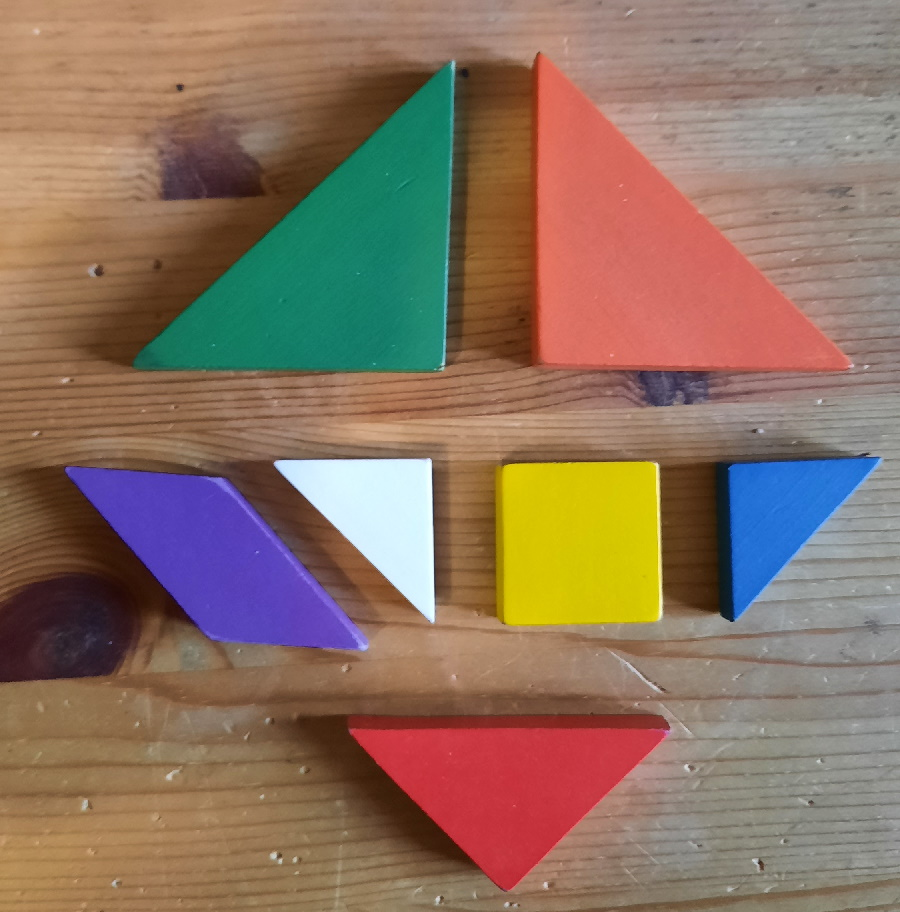
#> input picture vision_3/Project_Blokjes/gekleurde_blokjes.jpg, 900 x 912 px
$ python Kleuren_Herkenen_Contouren.py
#> lines starting #> are read from the running program, lines starting #| are printed output that depends on the picture; after the words box and inside, x2 and y2 are one past the last pixel; in counts of white or black regions, pixels touching at a corner belong together
#%% Detectie blauw
import cv2
import numpy as np

# Load the image
img = cv2.imread('gekleurde_blokjes.jpg')
#> img is the input picture: shape (912, 900, 3); mean B, G, R 96.4, 114.2, 139.9
# Convert the image to the HSV color space
hsv = cv2.cvtColor(img, cv2.COLOR_BGR2HSV)
#> hsv: shape (912, 900, 3); mean H, S, V 35.5, 116.1, 153.2

lower_color_Wit = np.array([0, 0, 250])
upper_color_Wit = np.array([101, 56, 255])


# Define the range of colors to detect
lower_color_blue = np.array([100, 0, 0])
upper_color_blue = np.array([109, 217, 255])

# Create a mask that only includes pixels within the defined color range
mask_blauw = cv2.inRange(hsv, lower_color_blue, upper_color_blue)
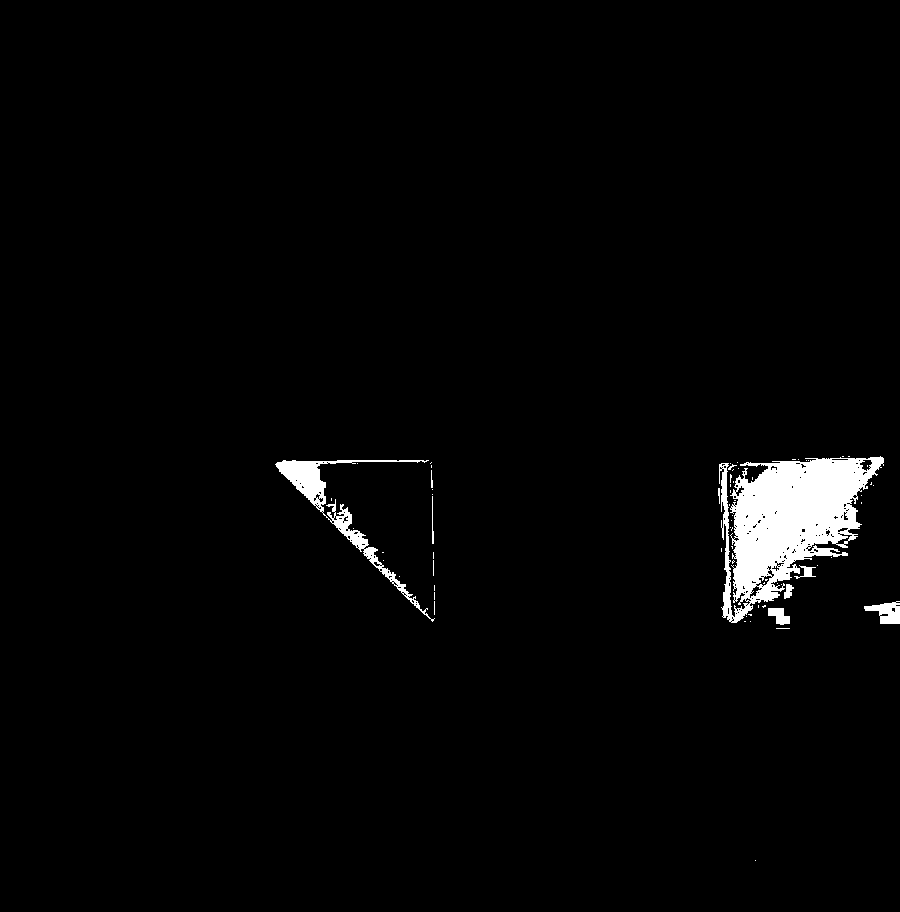
#> mask_blauw: shape (912, 900); 2.2% white; 68 white regions (59 under 20 px), largest, box (x1, y1, x2, y2) and area: (719, 456, 884, 623) 14306, (275, 460, 435, 622) 2764, (864, 601, 900, 624) 487
mask_Wit = cv2.inRange(hsv,lower_color_Wit,upper_color_Wit)
#> mask_Wit: shape (912, 900); 1.5% white; 13 white regions (11 under 20 px)

# Apply the mask to the original image
res_blauw = cv2.bitwise_and(img, img, mask=mask_blauw)
res_Wit = cv2.bitwise_and(img, img, mask=mask_Wit)

# Find the contours of the colored shapes in the image
contours_blauw, _ = cv2.findContours(mask_blauw, cv2.RETR_TREE, cv2.CHAIN_APPROX_NONE)
#> contours_blauw = 278 contours, 257 with area under 20; largest, box (x1, y1, x2, y2) and area: (719, 456, 884, 623) 14236, (275, 460, 435, 622) 2485, (864, 601, 900, 624) 451, (768, 608, 790, 625) 208, (859, 459, 873, 472) 100
contours_Wit, _ = cv2.findContours(mask_Wit, cv2.RETR_TREE, cv2.CHAIN_APPROX_NONE)
#> contours_Wit = 46 contours, 42 with area under 20; largest, box (x1, y1, x2, y2) and area: (298, 460, 434, 621) 11854, (292, 463, 304, 478) 44, (358, 544, 366, 550) 22, (363, 549, 370, 556) 21

# Draw the contours onto the original image
cv2.drawContours(img, contours_blauw, -1, (0, 255, 0), 2)
cv2.drawContours(img, contours_Wit, -1, (0, 255, 0), 2)


# Show the image
#cv2.imshow('mask_blauw', mask_blauw)
cv2.imshow('mask_wit', mask_Wit)
cv2.imshow('Image', img)
cv2.waitKey(0)
cv2.destroyAllWindows()

#%%

import cv2
import numpy as np


rgb_blauw_laag = np.uint8([[[190,101,28 ]]])
rgb_blauw_Hoog = np.uint8([[[255,115,38 ]]])

rgb_Wit_laag = np.uint8([[[250,230,195 ]]])
rgb_Wit_Hoog = np.uint8([[[255,255,255 ]]])

hsv_blauw_laag = cv2.cvtColor(rgb_blauw_laag,cv2.COLOR_BGR2HSV)
hsv_blauw_Hoog = cv2.cvtColor(rgb_blauw_Hoog,cv2.COLOR_BGR2HSV)

hsv_Wit_laag = cv2.cvtColor(rgb_Wit_laag,cv2.COLOR_BGR2HSV)
hsv_Wit_Hoog = cv2.cvtColor(rgb_Wit_Hoog,cv2.COLOR_BGR2HSV)

print(hsv_blauw_laag)
print(hsv_blauw_Hoog)

print(hsv_Wit_laag)
print(hsv_Wit_Hoog)


#%%
import cv2
import numpy as np

# Load the image
img = cv2.imread('gekleurde_blokjes.jpg')

# Convert the image to the HSV color space
hsv = cv2.cvtColor(img, cv2.COLOR_BGR2HSV)

# Define the range of colors to detect
lower_blue = np.array([100, 50, 50])
upper_blue = np.array([140, 255, 255])

# Create a mask that only includes pixels within the defined color range
mask = cv2.inRange(hsv, lower_blue, upper_blue)
#> mask: shape (912, 900); 5.3% white; 11 white regions (6 under 20 px)

# Apply the mask to the original image
res = cv2.bitwise_and(img, img, mask=mask)

# Find the contours of the colored shapes in the image
contours, _ = cv2.findContours(mask, cv2.RETR_TREE, cv2.CHAIN_APPROX_NONE)
#> contours = 25 contours, 20 with area under 20; largest, box (x1, y1, x2, y2) and area: (65, 466, 369, 651) 27589, (726, 454, 883, 622) 13420, (640, 373, 706, 406) 1309, (275, 460, 303, 488) 313, (86, 632, 100, 645) 94

# Draw the contours onto the original image
cv2.drawContours(img, contours, -1, (0, 255, 0), 2)
#> img: shape (912, 900, 3); 0.73% of pixels changed, all inside (x1, y1, x2, y2) = (64, 372, 884, 652)

# Show the image
cv2.imshow('Image', img)
cv2.waitKey(0)
cv2.destroyAllWindows()

# %%
import cv2
import numpy as np

# Load the image
img = cv2.imread('gekleurde_blokjes.jpg')

# Convert the image to the HSV color space
hsv = cv2.cvtColor(img, cv2.COLOR_BGR2HSV)

# Define the range of colors to detect
lower_purple = np.array([160, 50, 50])
upper_purple = np.array([190, 255, 255])

# Create a mask that only includes pixels within the defined color range
mask = cv2.inRange(hsv, lower_purple, upper_purple)
#> mask: shape (912, 900); 4.7% white; 130 white regions (122 under 20 px)

# Apply the mask to the original image
res = cv2.bitwise_and(img, img, mask=mask)

# Find the contours of the colored shapes in the image
contours, _ = cv2.findContours(mask, cv2.RETR_TREE, cv2.CHAIN_APPROX_NONE)
#> contours = 159 contours, 148 with area under 20; largest, box (x1, y1, x2, y2) and area: (349, 726, 671, 891) 26658, (0, 576, 80, 681) 4916, (163, 142, 242, 200) 3294, (620, 370, 762, 406) 980, (74, 629, 132, 677) 501

# Iterate through the contours
for contour in contours:
    # Approximate the contour as a polygonal curve
    epsilon = 0.01 * cv2.arcLength(contour, True)
    approx = cv2.approxPolyDP(contour, epsilon, True)

    # Check if the contour has four vertices
    if len(approx) == 4:
        # Check if the contour is convex
        if cv2.isContourConvex(approx):
            # Draw the contour onto the original image
            cv2.drawContours(img, [approx], -1, (0, 255, 0), 2)
#> this loop made 159 passes
#> (epsilon, approx) on passes 1, 2, 4: (8.36, [[670, 727], [349, 732], [507, 890]]), (0.0566, [[413, 799], [414, 798], [415, 799], [414, 800]]), (0.02, [[78, 676], [79, 676]])
#> img: shape (912, 900, 3); 0.03% of pixels changed, all inside (x1, y1, x2, y2) = (50, 376, 723, 802)

# Show the image
cv2.imshow('Image', img)
cv2.waitKey(0)
cv2.destroyAllWindows()


# %%
import cv2
import numpy as np

# Load the image
img = cv2.imread('gekleurde_blokjes.jpg')


# Convert the image to the HSV color space
hsv = cv2.cvtColor(img, cv2.COLOR_BGR2HSV)

# Convert the RGB values to the HSV color space
rgb = np.uint8([[[85, 64, 184]]])
hsv_color = cv2.cvtColor(rgb, cv2.COLOR_BGR2HSV)
#> hsv_color = [[175, 166, 184]]
hue = hsv_color[0][0][0]
#> hue = 175

# Define the range of colors to detect
lower_purple = np.array([hue-10, 50, 50])
#> lower_purple = [165, 50, 50]
upper_purple = np.array([hue+10, 255, 255])
#> upper_purple = [185, 255, 255]


# Create a mask that only includes pixels within the defined color range
mask = cv2.inRange(hsv, lower_purple, upper_purple)
#> mask: shape (912, 900); 4.6% white; 136 white regions (127 under 20 px)

# Apply the mask to the original image
res = cv2.bitwise_and(img, img, mask=mask)

# Find the contours of the colored shapes in the image
contours, _ = cv2.findContours(mask, cv2.RETR_TREE, cv2.CHAIN_APPROX_NONE)
#> contours = 164 contours, 150 with area under 20; largest, box (x1, y1, x2, y2) and area: (349, 726, 671, 891) 26646, (0, 576, 80, 681) 4806, (163, 142, 242, 200) 3294, (658, 371, 762, 403) 486, (620, 370, 648, 406) 424

# Draw the contours onto the original image
cv2.drawContours(img, contours, -1, (0, 255, 0), 2)
#> img: shape (912, 900, 3); 1.18% of pixels changed, all inside (x1, y1, x2, y2) = (0, 85, 853, 892)

# Show the image
cv2.imshow('Image', img)
cv2.waitKey(0)
cv2.destroyAllWindows()


# %%
import cv2

# Load the image
img = cv2.imread('gekleurde_blokjes.jpg')

# Convert the image to grayscale
gray = cv2.cvtColor(img, cv2.COLOR_BGR2GRAY)

# Blur the image
blur = cv2.GaussianBlur(gray, (5,5), 0)

# Detect the edges in the image
edges = cv2.Canny(blur, 50, 150)
#> edges: shape (912, 900); 1.1% white in thin lines or dots

# Find the contours of the shapes in the image
contours, _ = cv2.findContours(edges, cv2.RETR_TREE, cv2.CHAIN_APPROX_NONE)
#> contours = 104 contours, 75 with area under 20; largest, box (x1, y1, x2, y2) and area: (274, 458, 435, 624) 13658, (274, 458, 435, 623) 13503, (599, 646, 671, 694) 278, (610, 651, 664, 694) 180, (450, 712, 670, 892) 172

# Iterate through the contours
for contour in contours:
    # Approximate the contour as a polygonal curve
    epsilon = 0.01 * cv2.arcLength(contour, True)
    approx = cv2.approxPolyDP(contour, epsilon, True)

    # Check if the contour has four vertices
    if len(approx) == 4:
        # Check if the contour is convex
        if cv2.isContourConvex(approx):
            # Draw the contour onto the original image
            cv2.drawContours(img, [approx], -1, (0, 255, 0), 2)
#> this loop made 104 passes
#> epsilon on passes 2, 3, 4, 5, 6, 7, 8, 11: 0.648, 0.0766, 0.259, 0.376, 0.111, 0.225, 0.153, 0.46
#> img: shape (912, 900, 3); under 0.01% of pixels changed, all inside (x1, y1, x2, y2) = (815, 758, 822, 765)

# Show the image
cv2.imshow('Image', img)
cv2.waitKey(0)
cv2.destroyAllWindows()

# %%
import cv2
import numpy as np

# Load the image
image = cv2.imread('gekleurde_blokjes.jpg')

# Convert the image to grayscale
gray_image = cv2.cvtColor(image, cv2.COLOR_BGR2GRAY)

# Blur the image to reduce high frequency noise
blurred_image = cv2.GaussianBlur(gray_image, (5, 5), 0)

# Perform Canny edge detection
edges = cv2.Canny(blurred_image, 50, 150)

# Find contours in the image
contours, _ = cv2.findContours(edges, cv2.RETR_EXTERNAL, cv2.CHAIN_APPROX_SIMPLE)
#> contours = 78 contours, 59 with area under 20; largest, box (x1, y1, x2, y2) and area: (274, 458, 435, 624) 13658, (599, 646, 671, 694) 278, (450, 712, 670, 892) 172, (681, 458, 881, 622) 146, (204, 479, 369, 650) 139

# Iterate through the contours and draw them on the original image
for contour in contours:
    cv2.drawContours(image, [contour], -1, (0, 255, 0), 2)
#> this loop made 78 passes
#> contour on passes 1, 6, 7: [[510, 902], [512, 902]], [[547, 889]], [[545, 889]]
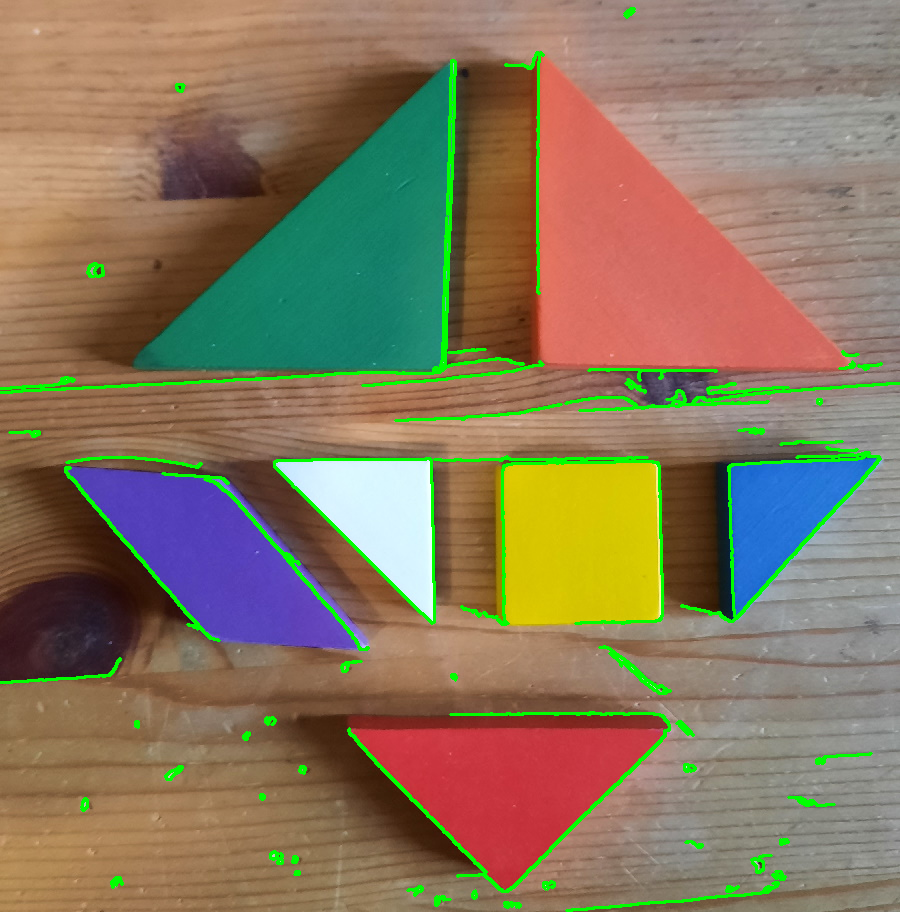
#> image: shape (912, 900, 3); 3.3% of pixels changed, all inside (x1, y1, x2, y2) = (0, 7, 900, 912)

# Show the image
cv2.imshow('Shapes', image)
cv2.waitKey(0)
cv2.destroyAllWindows()

# %%
import cv2
import numpy as np

# Load the image
image = cv2.imread('gekleurde_blokjes.jpg')

# Convert the image to grayscale
gray_image = cv2.cvtColor(image, cv2.COLOR_BGR2GRAY)

# Blur the image to reduce high frequency noise
blurred_image = cv2.GaussianBlur(gray_image, (5, 5), 0)

cv2.imshow('Non-blurred_image ', blurred_image)


# Perform Canny edge detection
edges = cv2.Canny(blurred_image, 50, 150)

# Find contours in the image
contours, _ = cv2.findContours(edges, cv2.RETR_EXTERNAL, cv2.CHAIN_APPROX_TC89_KCOS)
#> contours = 78 contours, 55 with area under 20; largest, box (x1, y1, x2, y2) and area: (274, 458, 435, 624) 13806, (599, 646, 671, 694) 266, (450, 712, 670, 892) 198, (681, 458, 881, 622) 144, (65, 467, 220, 641) 139

# Iterate through the contours and draw them on the original image
for contour in contours:
    # Check if the contour is a square
    if not cv2.isContourConvex(contour):
        # Draw the contour on the image
        cv2.drawContours(image, [contour], -1, (0, 255, 0), 2)
#> this loop made 78 passes
#> contour on passes 1, 6, 7, 22, 23, 36: [[510, 902], [512, 902]], [[547, 889]], [[545, 889]], [[782, 839], [784, 843], [788, 842], [787, 839]], [[780, 839], [780, 843], [782, 843], [780, 843]], [[265, 719], [265, 722], [265, 720], [267, 717]]

# Show the image
cv2.imshow('Non-Perfect Squares', image)
cv2.waitKey(0)
cv2.destroyAllWindows()

# %%
import cv2

img = cv2.imread("gekleurde_blokjes.jpg") # Read image

# Setting parameter values
t_lower = 50 # Lower Threshold
t_upper = 150 # Upper threshold

# Applying the Canny Edge filter
edge = cv2.Canny(img, t_lower, t_upper)
#> edge: shape (912, 900); 4.1% white in thin lines or dots

cv2.imshow('original', img)
cv2.imshow('edge', edge)
cv2.waitKey(0)
cv2.destroyAllWindows()
#%%
import cv2
import numpy as np

# Load the image and convert it to grayscale
image = cv2.imread('gekleurde_blokjes.jpg')
gray = cv2.cvtColor(image, cv2.COLOR_BGR2GRAY)

# Use the Canny function to detect edges in the image
edges = cv2.Canny(gray, 10, 150)
#> edges: shape (912, 900); 6% white in thin lines or dots

# Find the contours in the image
contours, _ = cv2.findContours(edges, cv2.RETR_EXTERNAL, cv2.CHAIN_APPROX_SIMPLE)
#> contours = 309 contours, 211 with area under 20; largest, box (x1, y1, x2, y2) and area: (185, 450, 435, 624) 13706, (331, 414, 900, 432) 621, (634, 681, 893, 758) 446, (244, 728, 507, 912) 407, (779, 285, 900, 362) 406

# Iterate through the contours and draw them on the image
for contour in contours:
    if len(contour) == 4:
        # This is a square, so draw it in yellow
        cv2.drawContours(image, [contour], 0, (0, 255, 255), 2)
    elif len(contour) == 3:
        # This is a triangle, so draw it in red
        cv2.drawContours(image, [contour], 0, (0, 0, 255), 2)
    elif len(contour) > 10:
        # This is some other shape, so draw it in green
        cv2.drawContours(image, [contour], 0, (0, 255, 0), 2)
#> this loop made 309 passes
#> contour on pass 8: [[473, 891], [473, 896], [474, 897], [473, 896]]
#> image: shape (912, 900, 3); 17.62% of pixels changed, all inside (x1, y1, x2, y2) = (0, 2, 900, 912)

# Show the image
cv2.imshow('Image', image)
cv2.waitKey(0)
cv2.destroyAllWindows()

# %%
import cv2
import numpy as np

# Load the image and convert it to grayscale
image = cv2.imread('gekleurde_blokjes.jpg')
gray = cv2.cvtColor(image, cv2.COLOR_BGR2GRAY)

# Use thresholding to create a binary image
threshold, binary_image = cv2.threshold(gray, 128, 255, cv2.THRESH_BINARY)
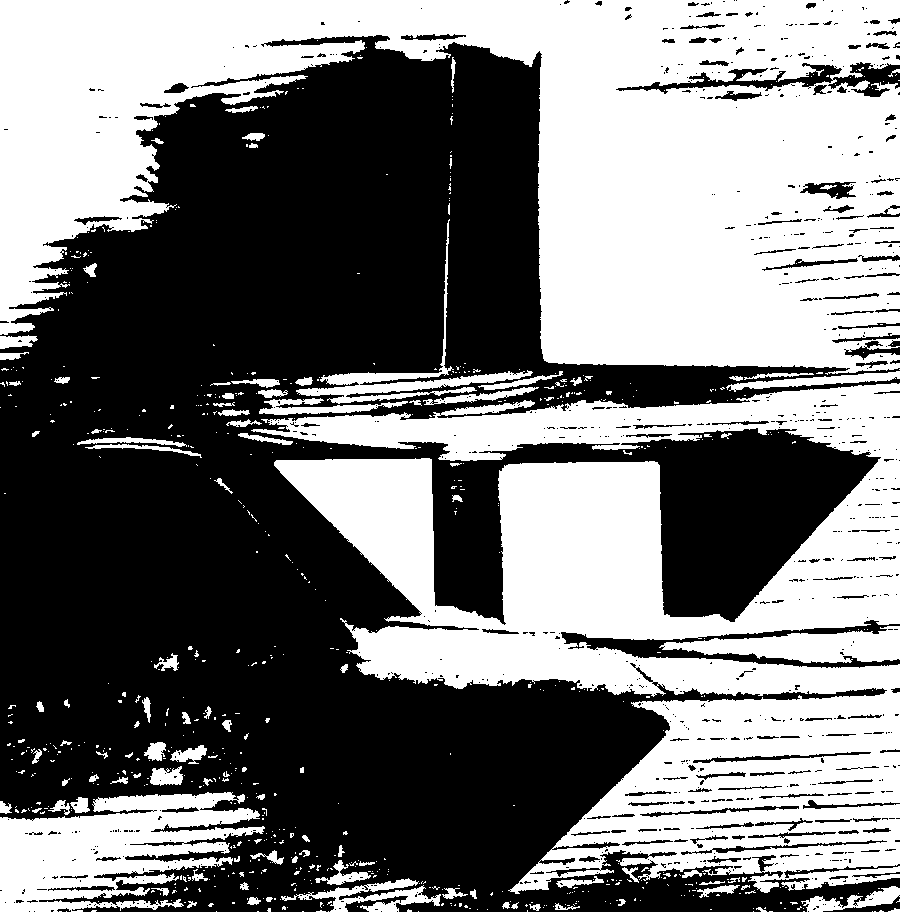
#> binary_image: shape (912, 900); 46.9% white; 725 white regions (615 under 20 px)

# Find the contours in the image
contours, _ = cv2.findContours(binary_image, cv2.RETR_EXTERNAL, cv2.CHAIN_APPROX_SIMPLE)
#> contours = 713 contours, 633 with area under 20; largest, box (x1, y1, x2, y2) and area: (0, 0, 900, 375) 193151, (251, 383, 900, 894) 154246, (0, 792, 265, 912) 18414, (659, 626, 900, 663) 4806, (296, 219, 533, 404) 3072

# Iterate through the contours and approximate them with polygons
for contour in contours:
    epsilon = 0.01 * cv2.arcLength(contour, True)
    approx = cv2.approxPolyDP(contour, epsilon, True)

    # Check the number of points in the approximated polygon
    if len(approx) == 4:
        # This is a square, so draw it in yellow
        cv2.drawContours(image, [approx], 0, (0, 255, 255), 2)
    elif len(approx) == 3:
        # This is a triangle, so draw it in red
        cv2.drawContours(image, [approx], 0, (0, 0, 255), 2)
    elif len(approx) > 10:
        # This is a larger shape, so draw it in green
        cv2.drawContours(image, [approx], 0, (0, 255, 0), 2)
#> this loop made 713 passes
#> epsilon on passes 13, 15, 20: 0.0883, 0.188, 0.108
#> image: shape (912, 900, 3); 5.52% of pixels changed, all inside (x1, y1, x2, y2) = (0, 0, 900, 912)

# Show the image
cv2.imshow('Image', image)
cv2.waitKey(0)
cv2.destroyAllWindows()

# %%
import cv2
import numpy as np
image_obj = cv2.imread('gekleurde_blokjes.jpg')

gray = cv2.cvtColor(image_obj, cv2.COLOR_BGR2GRAY)

kernel = np.ones((4, 4), np.uint8)
dilation = cv2.dilate(gray, kernel, iterations=1)

blur = cv2.GaussianBlur(dilation, (5, 5), 0)


thresh = cv2.adaptiveThreshold(blur, 255, 1, 1, 11, 2)
#> thresh: shape (912, 900); 13.8% white; 3327 white regions (2565 under 20 px)

# Now finding Contours         ###################
contours, _ = cv2.findContours(
    thresh, cv2.RETR_LIST, cv2.CHAIN_APPROX_SIMPLE)
#> contours = 3490 contours, 2939 with area under 20; largest, box (x1, y1, x2, y2) and area: (122, 437, 878, 634) 39600, (271, 456, 438, 627) 14908, (726, 458, 866, 616) 11138, (0, 55, 494, 393) 6247, (439, 521, 494, 608) 3851
coordinates = []
for cnt in contours:
        # [point_x, point_y, width, height] = cv2.boundingRect(cnt)
    approx = cv2.approxPolyDP(
        cnt, 0.07 * cv2.arcLength(cnt, True), True)
    if len(approx) == 3:
        coordinates.append([cnt])
        cv2.drawContours(image_obj, [cnt], 0, (0, 0, 255), 3)
#> this loop made 3490 passes
#> approx on passes 1 to 3: [[470, 911]], [[363, 911]], [[165, 911], [167, 911]]
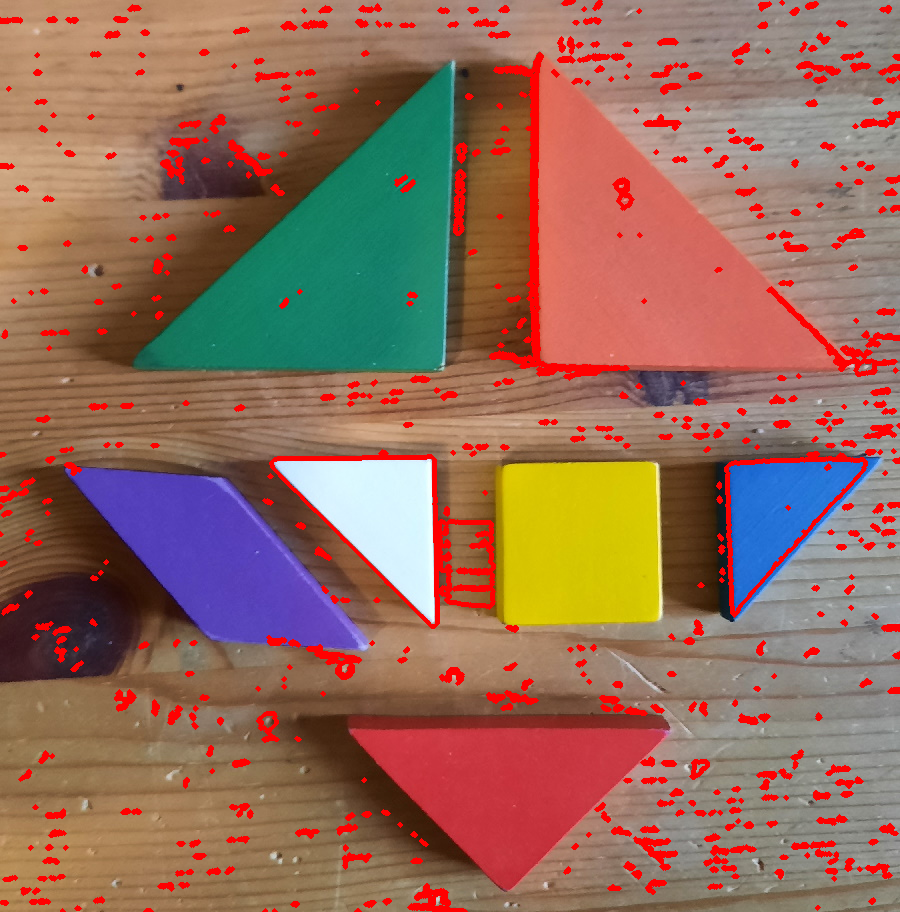
#> image_obj: shape (912, 900, 3); 6.39% of pixels changed, all inside (x1, y1, x2, y2) = (0, 0, 900, 912)
#> after the loop, coordinates = 642 items

#cv2.imwrite("result.png", image_obj)
cv2.imshow('Image', image_obj)
cv2.waitKey(0)
cv2.destroyAllWindows()

# %%
